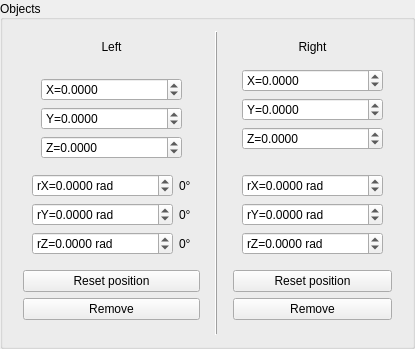
        <widget class="QGroupBox" name="groupBox_3">
         <property name="styleSheet">
          <string notr="true"/>
         </property>
         <property name="title">
          <string>Objects</string>
         </property>
         <property name="alignment">
          <set>Qt::AlignLeading|Qt::AlignLeft|Qt::AlignVCenter</set>
         </property>
         <layout class="QHBoxLayout" name="horizontalLayout_4">
          <item>
           <widget class="QWidget" name="widget" native="true">
            <layout class="QVBoxLayout" name="verticalLayout_2">
             <item>
              <widget class="QLabel" name="label_7">
               <property name="sizePolicy">
                <sizepolicy hsizetype="Preferred" vsizetype="Fixed">
                 <horstretch>0</horstretch>
                 <verstretch>0</verstretch>
                </sizepolicy>
               </property>
               <property name="text">
                <string>Left</string>
               </property>
               <property name="alignment">
                <set>Qt::AlignCenter</set>
               </property>
              </widget>
             </item>
             <item>
              <widget class="QWidget" name="widget_5" native="true">
               <layout class="QVBoxLayout" name="verticalLayout_10">
                <item>
                 <widget class="QWidget" name="widget_4" native="true">
                  <layout class="QVBoxLayout" name="verticalLayout_5">
                   <item>
                    <widget class="QDoubleSpinBox" name="doubleSpinBox_position1X">
                     <property name="prefix">
                      <string>X=</string>
                     </property>
                     <property name="decimals">
                      <number>4</number>
                     </property>
                     <property name="minimum">
                      <double>-100000.000000000000000</double>
                     </property>
                     <property name="maximum">
                      <double>100000.000000000000000</double>
                     </property>
                     <property name="singleStep">
                      <double>0.100000000000000</double>
                     </property>
                    </widget>
                   </item>
                   <item>
                    <widget class="QDoubleSpinBox" name="doubleSpinBox_position1Y">
                     <property name="prefix">
                      <string>Y=</string>
                     </property>
                     <property name="decimals">
                      <number>4</number>
                     </property>
                     <property name="minimum">
                      <double>-100000.000000000000000</double>
                     </property>
                     <property name="maximum">
                      <double>100000.000000000000000</double>
                     </property>
                     <property name="singleStep">
                      <double>0.100000000000000</double>
                     </property>
                    </widget>
                   </item>
                   <item>
                    <widget class="QDoubleSpinBox" name="doubleSpinBox_position1Z">
                     <property name="prefix">
                      <string>Z=</string>
                     </property>
                     <property name="decimals">
                      <number>4</number>
                     </property>
                     <property name="minimum">
                      <double>-100000.000000000000000</double>
                     </property>
                     <property name="maximum">
                      <double>100000.000000000000000</double>
                     </property>
                     <property name="singleStep">
                      <double>0.100000000000000</double>
                     </property>
                    </widget>
                   </item>
                  </layout>
                 </widget>
                </item>
                <item>
                 <layout class="QGridLayout" name="gridLayout_4">
                  <item row="0" column="0">
                   <widget class="QDoubleSpinBox" name="doubleSpinBox_rotation1X">
                    <property name="prefix">
                     <string>rX=</string>
                    </property>
                    <property name="suffix">
                     <string> rad</string>
                    </property>
                    <property name="decimals">
                     <number>4</number>
                    </property>
                    <property name="minimum">
                     <double>-100000.000000000000000</double>
                    </property>
                    <property name="maximum">
                     <double>100000.000000000000000</double>
                    </property>
                    <property name="singleStep">
                     <double>0.100000000000000</double>
                    </property>
                   </widget>
                  </item>
                  <item row="0" column="1">
                   <widget class="QLabel" name="label_rotation1X">
                    <property name="text">
                     <string>0°</string>
                    </property>
                   </widget>
                  </item>
                  <item row="1" column="1">
                   <widget class="QLabel" name="label_rotation1Y">
                    <property name="text">
                     <string>0°</string>
                    </property>
                   </widget>
                  </item>
                  <item row="2" column="0">
                   <widget class="QDoubleSpinBox" name="doubleSpinBox_rotation1Z">
                    <property name="prefix">
                     <string>rZ=</string>
                    </property>
                    <property name="suffix">
                     <string> rad</string>
                    </property>
                    <property name="decimals">
                     <number>4</number>
                    </property>
                    <property name="minimum">
                     <double>-100000.000000000000000</double>
                    </property>
                    <property name="maximum">
                     <double>100000.000000000000000</double>
                    </property>
                    <property name="singleStep">
                     <double>0.100000000000000</double>
                    </property>
                   </widget>
                  </item>
                  <item row="1" column="0">
                   <widget class="QDoubleSpinBox" name="doubleSpinBox_rotation1Y">
                    <property name="prefix">
                     <string>rY=</string>
                    </property>
                    <property name="suffix">
                     <string> rad</string>
                    </property>
                    <property name="decimals">
                     <number>4</number>
                    </property>
                    <property name="minimum">
                     <double>-100000.000000000000000</double>
                    </property>
                    <property name="maximum">
                     <double>100000.000000000000000</double>
                    </property>
                    <property name="singleStep">
                     <double>0.100000000000000</double>
                    </property>
                   </widget>
                  </item>
                  <item row="2" column="1">
                   <widget class="QLabel" name="label_rotation1Z">
                    <property name="text">
                     <string>0°</string>
                    </property>
                   </widget>
                  </item>
                 </layout>
                </item>
               </layout>
              </widget>
             </item>
             <item>
              <widget class="QPushButton" name="pushButton_Object1_Reset">
               <property name="text">
                <string>Reset position</string>
               </property>
              </widget>
             </item>
             <item>
              <widget class="QPushButton" name="pushButton_Object1_Remove">
               <property name="text">
                <string>Remove</string>
               </property>
              </widget>
             </item>
             <item>
              <widget class="QWidget" name="widget_11" native="true"/>
             </item>
            </layout>
           </widget>
          </item>
          <item>
           <widget class="Line" name="line">
            <property name="frameShadow">
             <enum>QFrame::Raised</enum>
            </property>
            <property name="lineWidth">
             <number>1</number>
            </property>
            <property name="midLineWidth">
             <number>0</number>
            </property>
            <property name="orientation">
             <enum>Qt::Vertical</enum>
            </property>
           </widget>
          </item>
          <item>
           <widget class="QWidget" name="widget_6" native="true">
            <layout class="QVBoxLayout" name="verticalLayout_3">
             <item>
              <widget class="QLabel" name="label_8">
               <property name="sizePolicy">
                <sizepolicy hsizetype="Preferred" vsizetype="Fixed">
                 <horstretch>0</horstretch>
                 <verstretch>0</verstretch>
                </sizepolicy>
               </property>
               <property name="text">
                <string>Right</string>
               </property>
               <property name="alignment">
                <set>Qt::AlignCenter</set>
               </property>
              </widget>
             </item>
             <item>
              <widget class="QWidget" name="widget_7" native="true">
               <layout class="QVBoxLayout" name="verticalLayout_12">
                <item>
                 <widget class="QDoubleSpinBox" name="doubleSpinBox_position2X">
                  <property name="prefix">
                   <string>X=</string>
                  </property>
                  <property name="decimals">
                   <number>4</number>
                  </property>
                  <property name="minimum">
                   <double>-100000.000000000000000</double>
                  </property>
                  <property name="maximum">
                   <double>100000.000000000000000</double>
                  </property>
                  <property name="singleStep">
                   <double>0.100000000000000</double>
                  </property>
                 </widget>
                </item>
                <item>
                 <widget class="QDoubleSpinBox" name="doubleSpinBox_position2Y">
                  <property name="prefix">
                   <string>Y=</string>
                  </property>
                  <property name="decimals">
                   <number>4</number>
                  </property>
                  <property name="minimum">
                   <double>-100000.000000000000000</double>
                  </property>
                  <property name="maximum">
                   <double>100000.000000000000000</double>
                  </property>
                  <property name="singleStep">
                   <double>0.100000000000000</double>
                  </property>
                 </widget>
                </item>
                <item>
                 <widget class="QDoubleSpinBox" name="doubleSpinBox_position2Z">
                  <property name="prefix">
                   <string>Z=</string>
                  </property>
                  <property name="decimals">
                   <number>4</number>
                  </property>
                  <property name="minimum">
                   <double>-100000.000000000000000</double>
                  </property>
                  <property name="maximum">
                   <double>100000.000000000000000</double>
                  </property>
                  <property name="singleStep">
                   <double>0.100000000000000</double>
                  </property>
                 </widget>
                </item>
               </layout>
              </widget>
             </item>
             <item>
              <widget class="QWidget" name="widget_8" native="true">
               <layout class="QVBoxLayout" name="verticalLayout_13">
                <item>
                 <widget class="QDoubleSpinBox" name="doubleSpinBox_rotation2X">
                  <property name="prefix">
                   <string>rX=</string>
                  </property>
                  <property name="suffix">
                   <string> rad</string>
                  </property>
                  <property name="decimals">
                   <number>4</number>
                  </property>
                  <property name="minimum">
                   <double>-100000.000000000000000</double>
                  </property>
                  <property name="maximum">
                   <double>100000.000000000000000</double>
                  </property>
                  <property name="singleStep">
                   <double>0.100000000000000</double>
                  </property>
                 </widget>
                </item>
                <item>
                 <widget class="QDoubleSpinBox" name="doubleSpinBox_rotation2Y">
                  <property name="prefix">
                   <string>rY=</string>
                  </property>
                  <property name="suffix">
                   <string> rad</string>
                  </property>
                  <property name="decimals">
                   <number>4</number>
                  </property>
                  <property name="minimum">
                   <double>-100000.000000000000000</double>
                  </property>
                  <property name="maximum">
                   <double>100000.000000000000000</double>
                  </property>
                  <property name="singleStep">
                   <double>0.100000000000000</double>
                  </property>
                 </widget>
                </item>
                <item>
                 <widget class="QDoubleSpinBox" name="doubleSpinBox_rotation2Z">
                  <property name="prefix">
                   <string>rZ=</string>
                  </property>
                  <property name="suffix">
                   <string> rad</string>
                  </property>
                  <property name="decimals">
                   <number>4</number>
                  </property>
                  <property name="minimum">
                   <double>-100000.000000000000000</double>
                  </property>
                  <property name="maximum">
                   <double>100000.000000000000000</double>
                  </property>
                  <property name="singleStep">
                   <double>0.100000000000000</double>
                  </property>
                 </widget>
                </item>
               </layout>
              </widget>
             </item>
             <item>
              <widget class="QPushButton" name="pushButton_Object2_Reset">
               <property name="text">
                <string>Reset position</string>
               </property>
              </widget>
             </item>
             <item>
              <widget class="QPushButton" name="pushButton_Object2_Remove">
               <property name="text">
                <string>Remove</string>
               </property>
              </widget>
             </item>
             <item>
              <widget class="QWidget" name="widget_12" native="true"/>
             </item>
            </layout>
           </widget>
          </item>
         </layout>
        </widget>
